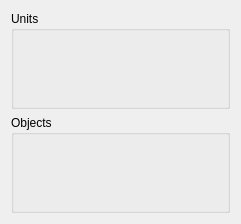
<?xml version="1.0" encoding="UTF-8"?>
<ui version="4.0">
 <class>UnitPaletteWidget</class>
 <widget class="QWidget" name="UnitPaletteWidget">
  <property name="geometry">
   <rect>
    <x>0</x>
    <y>0</y>
    <width>241</width>
    <height>224</height>
   </rect>
  </property>
  <property name="windowTitle">
   <string>UnitPaletteWidget</string>
  </property>
  <layout class="QVBoxLayout" name="verticalLayout">
   <item>
    <widget class="QGroupBox" name="units_group_box">
     <property name="title">
      <string>Units</string>
     </property>
     <layout class="QGridLayout" name="gridLayout"/>
    </widget>
   </item>
   <item>
    <widget class="QGroupBox" name="objects_group_box">
     <property name="title">
      <string>Objects</string>
     </property>
     <layout class="QGridLayout" name="gridLayout_2"/>
    </widget>
   </item>
  </layout>
 </widget>
 <layoutdefault spacing="6" margin="11"/>
 <resources/>
 <connections/>
</ui>
